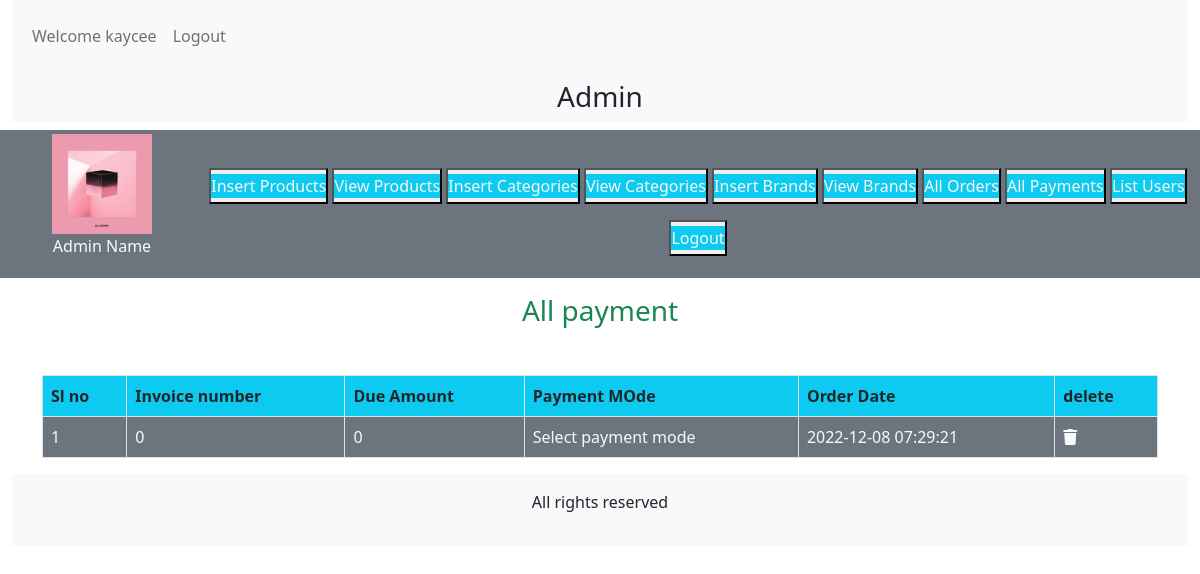
/admin/index.php?allpayment (signed in), run on the app's committed database.
### tables this page shows
CREATE TABLE `user_payments` (
  `payment_id` int(11) NOT NULL,
  `order_id` int(11) NOT NULL,
  `invoice_number` int(11) NOT NULL,
  `amount` int(11) NOT NULL,
  `payment_mode` varchar(255) NOT NULL,
  `date` timestamp NOT NULL DEFAULT current_timestamp() ON UPDATE current_timestamp()
);

### admin/allpayment.php (the view, shortened to what this page needs)
<!DOCTYPE html>
<html lang="en">
<head>
</head>
<body>
    <h3 class="text-center text-success">All payment</h3>
    <table class="table table-bordered mt-5">
        <thead class="bg-info">
            <?php
            $get_payment="Select * from `user_payments`";
            $result=mysqli_query($con,$get_payment);
            $row_count=mysqli_num_rows($result);
            echo "<tr>
            <th>Sl no</th>
            <th>Invoice number</th>
            <th>Due Amount</th>
            <th>Payment MOde</th>
            <th>Order Date</th>
            <th>delete</th>
        </tr>
    </thead>
    <tbody class='bg-secondary text-light'>";
    if($row_count==0){
        echo "<h2 class='bg-danger text-center mt-5'>no orders</h2>";
    }else{
        $number=0;
        while ($row_data=mysqli_fetch_assoc($result)) {
            $payment_id=$row_data['payment_id'];
            $amount=$row_data['amount'];
            $invoice_number=$row_data['invoice_number'];
            $order_date=$row_data['date'];
            $payment_mode=$row_data['payment_mode'];
            $number++;
            ?>
            <tr>
            <td><?php echo $number; ?></td>
            <td><?php echo  $invoice_number; ?></td>
            <td> <?php echo $amount; ?></td>
            <td><?php echo  $payment_mode; ?></td>
            <td><?php echo $order_date; ?></td>
            <td><a href='index.php?deletepayment=<?php echo $payment_id?>' class='text-light' type="button" class="text-light" data-toggle="modal" data-target="#exampleModal"> <i class='fa-solid fa-trash'></i></a></td>
        </tr>
        <?php
        }
            }
            ?>
        </tbody>
    </table>
</body>
</html>

### style.css (style rules this page uses)
* { margin: 0; padding: 0; box-sizing: border-box; }

### data on the page
user_payments: invoice_number "0", amount "0", payment_mode "Select payment mode", date "2022-12-08 07:29:21"

### other printed values
$_SESSION['admin_name'] "kaycee"
